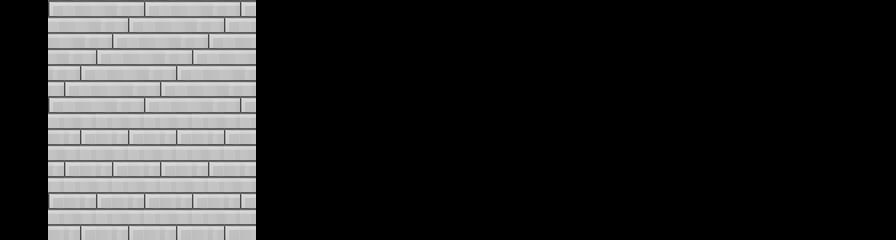

This is a level from a 2D game, rendered from its Tiled map with the project's own tilesets. A one-line summary and the complete map file follow:
An orthogonal 56x15 tile map with 16x16 px tiles, 1 tile layer (SalesOfficeGround).

<map version="1.10" tiledversion="1.10.2" orientation="orthogonal" renderorder="right-down" width="56" height="15" tilewidth="16" tileheight="16" infinite="0" nextlayerid="2" nextobjectid="1">
 <tileset firstgid="1" source="tileset-purchase.tsx" />
 <layer id="1" name="SalesOfficeGround" width="56" height="15">
  <data encoding="csv">
0,0,0,1,2,3,4,5,6,1,2,3,4,5,6,1,0,0,0,0,0,0,0,0,0,0,0,0,0,0,0,0,0,0,0,0,0,0,0,0,0,0,0,0,0,0,0,0,0,0,0,0,0,0,0,0,
0,0,0,2,3,4,5,6,1,2,3,4,5,6,1,2,0,0,0,0,0,0,0,0,0,0,0,0,0,0,0,0,0,0,0,0,0,0,0,0,0,0,0,0,0,0,0,0,0,0,0,0,0,0,0,0,
0,0,0,3,4,5,6,1,2,3,4,5,6,1,2,3,0,0,0,0,0,0,0,0,0,0,0,0,0,0,0,0,0,0,0,0,0,0,0,0,0,0,0,0,0,0,0,0,0,0,0,0,0,0,0,0,
0,0,0,4,5,6,1,2,3,4,5,6,1,2,3,4,0,0,0,0,0,0,0,0,0,0,0,0,0,0,0,0,0,0,0,0,0,0,0,0,0,0,0,0,0,0,0,0,0,0,0,0,0,0,0,0,
0,0,0,5,6,1,2,3,4,5,6,1,2,3,4,5,0,0,0,0,0,0,0,0,0,0,0,0,0,0,0,0,0,0,0,0,0,0,0,0,0,0,0,0,0,0,0,0,0,0,0,0,0,0,0,0,
0,0,0,6,1,2,3,4,5,6,1,2,3,4,5,6,0,0,0,0,0,0,0,0,0,0,0,0,0,0,0,0,0,0,0,0,0,0,0,0,0,0,0,0,0,0,0,0,0,0,0,0,0,0,0,0,
0,0,0,1,2,3,4,5,6,1,2,3,4,5,6,1,0,0,0,0,0,0,0,0,0,0,0,0,0,0,0,0,0,0,0,0,0,0,0,0,0,0,0,0,0,0,0,0,0,0,0,0,0,0,0,0,
0,0,0,2,4,6,2,4,6,2,4,6,2,4,6,2,0,0,0,0,0,0,0,0,0,0,0,0,0,0,0,0,0,0,0,0,0,0,0,0,0,0,0,0,0,0,0,0,0,0,0,0,0,0,0,0,
0,0,0,3,5,1,3,5,1,3,5,1,3,5,1,3,0,0,0,0,0,0,0,0,0,0,0,0,0,0,0,0,0,0,0,0,0,0,0,0,0,0,0,0,0,0,0,0,0,0,0,0,0,0,0,0,
0,0,0,4,6,2,4,6,2,4,6,2,4,6,2,4,0,0,0,0,0,0,0,0,0,0,0,0,0,0,0,0,0,0,0,0,0,0,0,0,0,0,0,0,0,0,0,0,0,0,0,0,0,0,0,0,
0,0,0,5,1,3,5,1,3,5,1,3,5,1,3,5,0,0,0,0,0,0,0,0,0,0,0,0,0,0,0,0,0,0,0,0,0,0,0,0,0,0,0,0,0,0,0,0,0,0,0,0,0,0,0,0,
0,0,0,6,2,4,6,2,4,6,2,4,6,2,4,6,0,0,0,0,0,0,0,0,0,0,0,0,0,0,0,0,0,0,0,0,0,0,0,0,0,0,0,0,0,0,0,0,0,0,0,0,0,0,0,0,
0,0,0,1,3,5,1,3,5,1,3,5,1,3,5,1,0,0,0,0,0,0,0,0,0,0,0,0,0,0,0,0,0,0,0,0,0,0,0,0,0,0,0,0,0,0,0,0,0,0,0,0,0,0,0,0,
0,0,0,2,4,6,2,4,6,2,4,6,2,4,6,2,0,0,0,0,0,0,0,0,0,0,0,0,0,0,0,0,0,0,0,0,0,0,0,0,0,0,0,0,0,0,0,0,0,0,0,0,0,0,0,0,
0,0,0,3,5,1,3,5,1,3,5,1,3,5,1,3,0,0,0,0,0,0,0,0,0,0,0,0,0,0,0,0,0,0,0,0,0,0,0,0,0,0,0,0,0,0,0,0,0,0,0,0,0,0,0,0,
</data>
 </layer>
</map>
